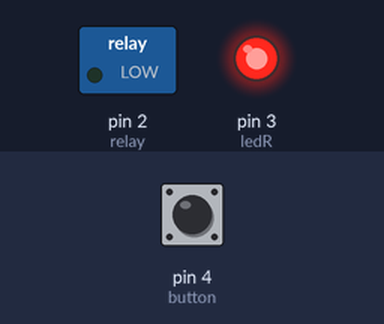
A sketch run on a simulated Arduino Uno, built with avr-gcc and run on an emulated ATmega328P. Shown: switched loads named in the sketch (green lamp = pin HIGH), output pins drawn as LEDs (lit = HIGH). The test bench sets the inputs (shaded band); at power-on: pin 4 (button) LOW.

Above: at 1.2 s.
1.3 s: pin 4 (button) pulled HIGH for 0.15 s
At 1.37 s:
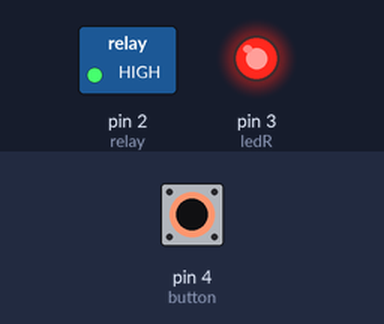
2.9 s: pin 4 (button) pulled HIGH for 3.2 s
At 6.6 s:
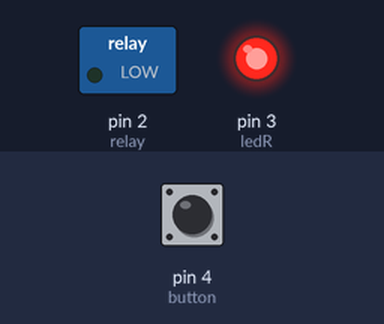
Timing chart, 0 to 8.1 s (numbered marks = the images above; inputs shaded):
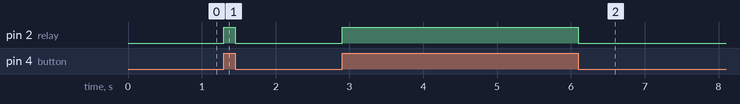

Measured:
- after the input at 1.3 s, pin 2 (relay): LOW → HIGH at once, → LOW 0.15 s later
- after the input at 2.9 s, pin 2 (relay): LOW → HIGH at once, → LOW 3.2 s later

The sketch:

Relay.ino
```cpp
#define relay 2
#define ledR 3
#define button 4


void setup() {
  pinMode(button, INPUT);
  pinMode(ledR, OUTPUT);
  digitalWrite(ledR,HIGH);

  pinMode(relay, OUTPUT);


}

void loop() {

if(digitalRead(button)==HIGH)
{
  digitalWrite(relay,HIGH);

}else
digitalWrite(relay,LOW);


}
```
